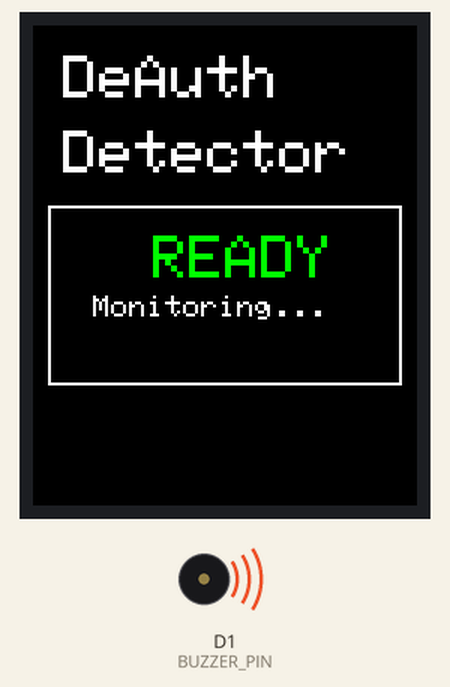
Recording of a sketch running on a simulated ESP8266 (NodeMCU). On the bench: 128×160 colour display, buzzer (waves = sounding, pin HIGH). Pins used as bus, display or sensor lines are not drawn; what the sketch prints to the serial monitor is not drawn.

Above: at 0.34 s.
At 11.1 s:
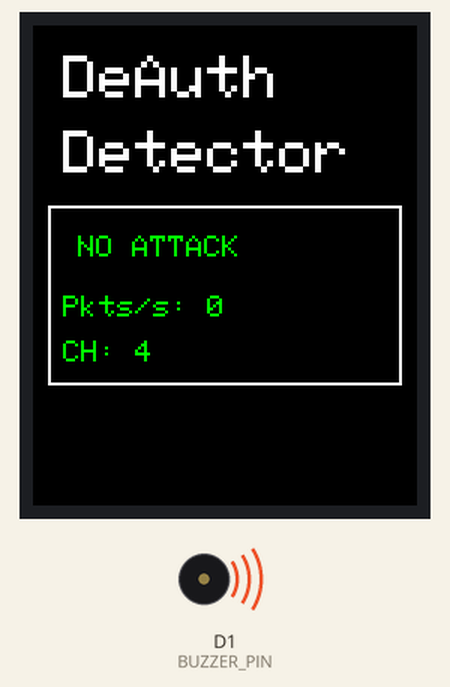
At 19.6 s:
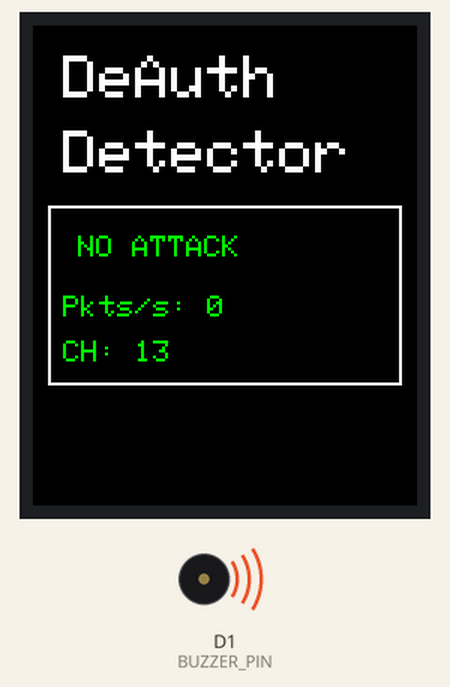
At 39.27 s:
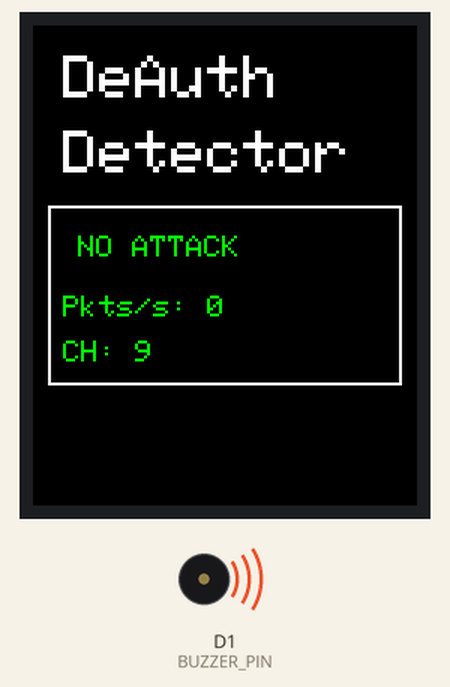

The sketch:

WifiDeauth.ino
```cpp
#include <ESP8266WiFi.h>
#include <Adafruit_GFX.h>
#include <Adafruit_ST7735.h>
#include <SPI.h>

extern "C" {
#include "user_interface.h"
}

// ===== SETTINGS ===== //
#define LED 2
#define BUZZER_PIN D1
#define LED_INVERT true
#define SERIAL_BAUD 115200
#define CH_TIME 140
#define PKT_RATE 5
#define PKT_TIME 1
#define BUZZER_THRESHOLD 5
#define BUZZER_DURATION 50000
#define BOOT_IGNORE_TIME 5000  // 5s delay to ignore false attacks at startup


const short channels[] = { 1,2,3,4,5,6,7,8,9,10,11,12,13 };

// ===== Runtime variables ===== //
int ch_index = 0;
int packet_rate = 0;
unsigned long update_time = 0;
unsigned long ch_time = 0;
unsigned long buzzer_start_time = 0;
bool buzzer_active = false;
bool attack_detected = false;
unsigned long attack_start_time = 0;
unsigned long boot_time = 0;

bool display_initialized = false;

#define TFT_CS   D8
#define TFT_DC   D2
#define TFT_RST  D4

Adafruit_ST7735 tft = Adafruit_ST7735(
  TFT_CS,
  TFT_DC,
  TFT_RST
);

// ===== Display Setup ===== //
void setupDisplay() {

  tft.initR(INITR_BLACKTAB);
  tft.setRotation(0);

  tft.fillScreen(ST77XX_BLACK);

  tft.setTextColor(ST77XX_WHITE);
  tft.setTextSize(2);

  tft.setCursor(10,10);
  tft.println("DeAuth");

  tft.setCursor(10,35);
  tft.println("Detector");

  tft.drawRect(5,60,118,60,ST77XX_WHITE);

  display_initialized = true;
}


// ===== Draw Screens ===== //
void drawNormalScreen(){

 if(!display_initialized) return;

 tft.fillRect(6,61,116,58,ST77XX_BLACK);

 tft.setTextColor(ST77XX_GREEN);
 tft.setTextSize(1);

 tft.setCursor(15,70);
 tft.println("NO ATTACK");

 tft.setCursor(10,90);
 tft.print("Pkts/s: ");
 tft.println(packet_rate);

 tft.setCursor(10,105);
 tft.print("CH: ");
 tft.println(channels[ch_index]);
}

void drawAttackScreen(){

 if(!display_initialized) return;

 tft.fillRect(6,61,116,58,ST77XX_RED);

 tft.setTextColor(ST77XX_WHITE);
 tft.setTextSize(1);

 tft.setCursor(8,70);
 tft.println("ATTACK!");

 tft.setCursor(8,90);
 tft.print("Time:");

 tft.print((millis()-attack_start_time)/1000);
 tft.println("s");
}

void updateDisplay() {
  static unsigned long last_update = 0;
  if (millis() - last_update < 500) return;
  last_update = millis();

  if (attack_detected) {
    drawAttackScreen();
  } else {
    drawNormalScreen();
  }
}

// ===== Sniffer ===== //
void sniffer(uint8_t *buf, uint16_t len) {
  if (!buf || len < 28) return;
  byte pkt_type = buf[12];
  if (pkt_type == 0xA0 || pkt_type == 0xC0) {
    ++packet_rate;
  }
}

// ===== Buzzer ===== //
void activate_buzzer() {
  if (!buzzer_active) {
    digitalWrite(BUZZER_PIN, LOW);   // ON
    buzzer_start_time = millis();
    buzzer_active = true;
    Serial.println("BUZZER ACTIVATED");
  }
}

void deactivate_buzzer() {
  if (buzzer_active) {
    digitalWrite(BUZZER_PIN, HIGH);  // OFF
    buzzer_active = false;
    Serial.println("BUZZER OFF");
  }
}

void check_buzzer_timeout() {
  if (buzzer_active && (millis() - buzzer_start_time >= BUZZER_DURATION)) {
    deactivate_buzzer();
  }
}

// ===== Attack Logic ===== //
void attack_started() {
  if (!attack_detected) {
    digitalWrite(LED, !LED_INVERT);
    Serial.println("ATTACK DETECTED");
    attack_detected = true;
    attack_start_time = millis();
    drawAttackScreen();
    if (packet_rate >= BUZZER_THRESHOLD) {
      activate_buzzer();
    }
  }
}

void attack_stopped() {
  if (attack_detected) {
    digitalWrite(LED, LED_INVERT);
    Serial.println("ATTACK STOPPED");
    attack_detected = false;
    drawNormalScreen();
    deactivate_buzzer();
  }
}

// ===== Setup ===== //
void setup() {
  Serial.begin(SERIAL_BAUD);
  pinMode(LED, OUTPUT);
  digitalWrite(LED, LED_INVERT);
  pinMode(BUZZER_PIN, OUTPUT);
  digitalWrite(BUZZER_PIN, HIGH);   // Keep buzzer OFF at startup
  setupDisplay();

  WiFi.disconnect();
  wifi_set_opmode(STATION_MODE);
  wifi_set_promiscuous_rx_cb(sniffer);
  wifi_set_channel(channels[0]);
  wifi_promiscuous_enable(true);

  tft.fillRect(6, 61, 116, 58, ST77XX_BLACK);

 tft.setTextColor(ST77XX_GREEN);
 tft.setTextSize(2);
 tft.setCursor(40, 70);
 tft.print("READY");

 tft.setTextColor(ST77XX_WHITE);
 tft.setTextSize(1);
 tft.setCursor(20, 90);
 tft.print("Monitoring...");

  Serial.println("\nDeAuth Detector Ready.");
  boot_time = millis();
}

// ===== Loop ===== //
void loop() {
  unsigned long current_time = millis();

  check_buzzer_timeout();
  updateDisplay();

  // Avoid false triggers for 5s
  if (current_time - boot_time < BOOT_IGNORE_TIME) return;

  // Packet check every full cycle
  if (current_time - update_time >= (sizeof(channels)*CH_TIME)) {
    update_time = current_time;

    if (packet_rate >= PKT_RATE) {
      attack_started();
    } else {
      attack_stopped();
    }

    Serial.print("Deauth packets/s: ");
    Serial.println(packet_rate);
    packet_rate = 0;
  }

  // Channel hopping
  if (sizeof(channels) > 1 && current_time - ch_time >= CH_TIME) {
    ch_time = current_time;
    ch_index = (ch_index + 1) % (sizeof(channels)/sizeof(channels[0]));
    wifi_set_channel(channels[ch_index]);
  }
}
```

Measured:
- what the display in image 1 shows lasts 0.5 s, from 11.0 s to 11.5 s
